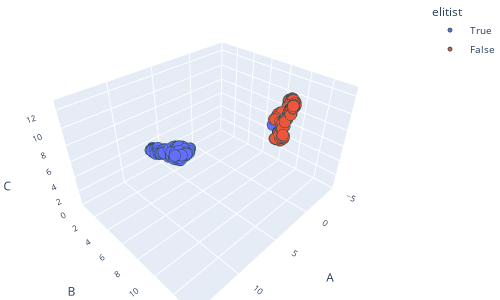

Notebook code cell kept with this figure:
### Code cell
import pandas as pd
import pickle 
from umap import UMAP
import matplotlib.pyplot as plt
import plotly.express as px
import numpy as np
from denseclus import DenseClus

def get_modular_conf(modAlgo, module):
    setup = pd.read_csv(f'./data/raw_data/{modAlgo}_conf_grid.csv', index_col=0)[module]
    return list(setup)

def UMAPS(dim, budget, modAlgo):
    seed = 42
    df = pd.read_csv(f"./data/classification_data/{modAlgo}_conf_perf2vec_unlog.csv", index_col=0)
    print(df)
    variable = f'.*_{budget}_{dim}'           
    df = df[df.index.str.contains(fr'\b{variable}\b', regex=True)]
    if modAlgo == 'modCMA':
        module = 'elitist'
    else: 
        module = 'lpsr'
    confs = get_modular_conf(modAlgo,module)
    sv_2d = UMAP(
        n_components=3,
        n_neighbors=50,
        min_dist=0.0001,
        spread= 1,
        random_state=seed,
    ).fit_transform(df)
    sv_2d_df = pd.DataFrame(sv_2d, columns=["A", "B", "C"])
    sv_2d_df[module] = confs
    fig = px.scatter_3d(sv_2d_df, x="A", y="B", z="C", color = module)
    fig.update_traces(marker=dict(size=4,
                              line=dict(width=1,
                                        color='DarkSlateGrey')),
                  selector=dict(mode='markers'))
    fig.update_layout(
        width=500,
        height= 300,
        margin=dict(
        l=0,
        r=0,
        b=0,
        t=0,
        ),
        font = dict(
            size=10
        )
    )
    fig.update_scenes(
        xaxis_range=[-5, 15],
        yaxis_range=[0, 14],
        zaxis_range=[0, 13]
    )

    fig.show()

UMAPS(5, 1500, 'modCMA')
# UMAPS(5, 1500, 'modDE')

### Figure 1 — Plotly figure (JSON) as saved in the notebook; plotly's stock layout.template omitted (floating-point values rounded to 4 significant figures; data arrays with more than 128 entries replaced by an {"elided": "..."} marker saying what was removed)
{"data": [{"hovertemplate": "elitist=True<br>A=%{x}<br>B=%{y}<br>C=%{z}<extra></extra>", "legendgroup": "True", "marker": {"color": "#636efa", "line": {"color": "DarkSlateGrey", "width": 1}, "size": 4, "symbol": "circle"}, "mode": "markers", "name": "True", "scene": "scene", "showlegend": true, "type": "scatter3d", "x": {"elided": "162 float values"}, "y": {"elided": "162 float values"}, "z": {"elided": "162 float values"}}, {"hovertemplate": "elitist=False<br>A=%{x}<br>B=%{y}<br>C=%{z}<extra></extra>", "legendgroup": "False", "marker": {"color": "#EF553B", "line": {"color": "DarkSlateGrey", "width": 1}, "size": 4, "symbol": "circle"}, "mode": "markers", "name": "False", "scene": "scene", "showlegend": true, "type": "scatter3d", "x": {"elided": "162 float values"}, "y": {"elided": "162 float values"}, "z": {"elided": "162 float values"}}], "layout": {"font": {"size": 10}, "height": 300, "legend": {"title": {"text": "elitist"}, "tracegroupgap": 0}, "margin": {"b": 0, "l": 0, "r": 0, "t": 0}, "scene": {"domain": {"x": [0, 1], "y": [0, 1]}, "xaxis": {"range": [-5, 15], "title": {"text": "A"}}, "yaxis": {"range": [0, 14], "title": {"text": "B"}}, "zaxis": {"range": [0, 13], "title": {"text": "C"}}}, "width": 500}}
